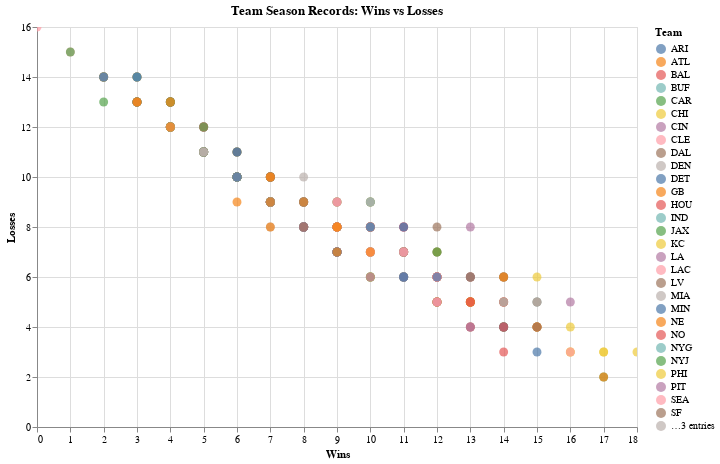

The notebook cell this image was saved under:
### Code cell
import altair as alt

scatter = alt.Chart(team_season_offense).mark_circle(size=80).encode(
    x=alt.X('win:Q', title='Wins'),
    y=alt.Y('loss:Q', title='Losses'),
    color=alt.Color('team:N', title='Team'),
    tooltip=['team', 'season', 'win', 'loss', 'tie']
).properties(
    width=600,
    height=400,
    title='Team Season Records: Wins vs Losses'
).interactive()  # enables zoom & hover
scatter

### Figure 1 — Vega-Lite specification as saved in the notebook (floating-point values rounded to 4 significant figures; data arrays with more than 128 entries replaced by an {"elided": "..."} marker saying what was removed)
{"config": {"view": {"continuousWidth": 300, "continuousHeight": 300}}, "data": {"name": "data-93f6510c6d0baf51851afd33b95b1aad"}, "mark": {"type": "circle", "size": 80}, "encoding": {"color": {"field": "team", "title": "Team", "type": "nominal"}, "tooltip": [{"field": "team", "type": "nominal"}, {"field": "season", "type": "quantitative"}, {"field": "win", "type": "quantitative"}, {"field": "loss", "type": "quantitative"}, {"field": "tie", "type": "quantitative"}], "x": {"field": "win", "title": "Wins", "type": "quantitative"}, "y": {"field": "loss", "title": "Losses", "type": "quantitative"}}, "height": 400, "params": [{"name": "param_6", "select": {"type": "interval", "encodings": ["x", "y"]}, "bind": "scales"}], "title": "Team Season Records: Wins vs Losses", "width": 600, "$schema": "https://vega.github.io/schema/vega-lite/v5.20.1.json", "datasets": {"data-93f6510c6d0baf51851afd33b95b1aad": {"elided": "416 records"}}}
